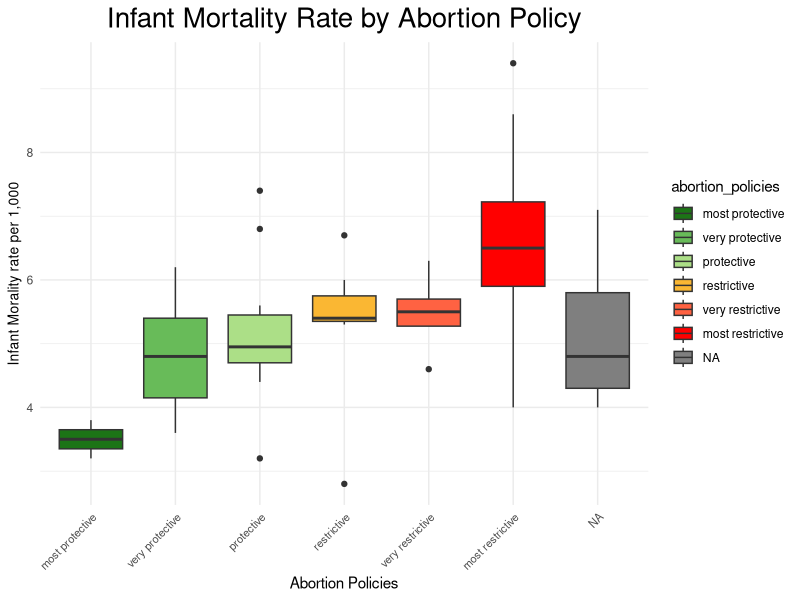
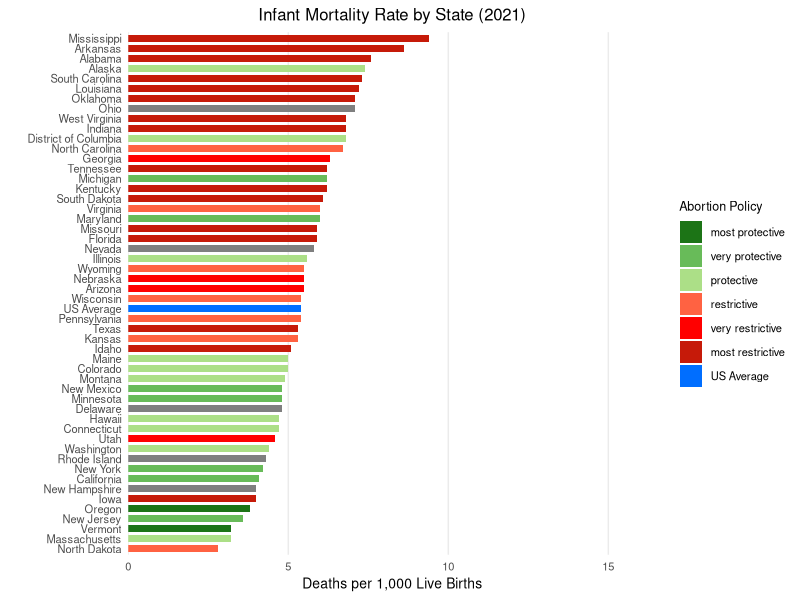
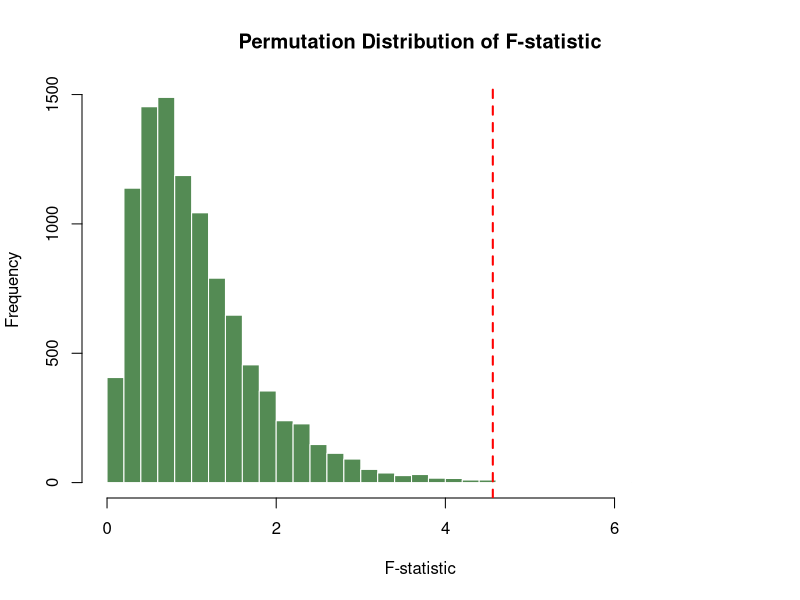

Source code (R) for these figures, in order:
## ---- chunk 1
library(tidyverse)
df <- read_csv("../data/clean_data/merged_data.csv", show_col_types = FALSE)
df <- df[!is.na(df$abortion_policies), ]
df_test <- df[df$State != "US", ]
df$abortion_policies <- factor(df$abortion_policies, 
                              levels = c("most protective", "very protective", 
                                         "protective", "some restriction /protections", "restrictive", "very restrictive", "most restrictive"))

# Box plot for Infant Mortality Rate
ggplot(df, aes(x = abortion_policies, y = infant_mortality_2021, fill=abortion_policies)) +
  geom_boxplot() +
  theme_minimal() +
  theme(axis.text.x = element_text(size = 8, angle = 45, hjust = 1),
        axis.title.y = element_text(size = 10)) + 
  scale_fill_manual(values = c("#1c7416", "#68bb59", "#acdf87", "#fab733", "#ff6242", "#ff0000", "#c61a09")) +
  labs(x = "Abortion Policies", 
       y = "Infant Morality rate per 1,000",
       title = "Infant Mortality Rate by Abortion Policy") +
  theme(plot.title = element_text(size = 20, hjust = 0.5))
## ---- chunk 2

df_filtered <- df %>%
  filter(!is.na(`infant_mortality_2021`)) %>%
  bind_rows(tibble(
    State = "US Average",  # Removed c() since only adding one value
    `infant_mortality_2021` = 5.4,
    abortion_policies = "US Average"  # Removed "most restrictive" since only adding US Average
  ))

policy_levels <- c(
  "most protective",
  "very protective", 
  "protective",
  "some restrictions/protections",
  "restrictive",
  "very restrictive",
  "most restrictive",
  "US Average"
)

df_filtered$abortion_policies <- factor(df_filtered$abortion_policies, 
                                      levels = policy_levels)

ggplot(df_filtered, 
       aes(y = reorder(State, `infant_mortality_2021`),
           x = `infant_mortality_2021`,
           fill = abortion_policies)) +
  geom_bar(stat = "identity", width = 0.7) +
  scale_fill_manual(
    values = c(
      "most protective" = "#1c7416",
      "very protective" = "#68bb59",
      "protective" = "#acdf87",
      "some restrictions/protections" = "#fab733",
      "restrictive" = "#ff6242",
      "very restrictive" = "#ff0000",
      "most restrictive" = "#c61a09",
      "US Average" = "#006eff"
    ),
    breaks = policy_levels
  ) +
  theme_minimal() +
  labs(
    title = "Infant Mortality Rate by State (2021)",  # Made title more concise
    x = "Deaths per 1,000 Live Births",  # Corrected units
    y = "",
    fill = "Abortion Policy"
  ) +
  theme(
    plot.title = element_text(hjust = 0.5, size = 12),
    axis.title.x = element_text(size = 10),
    axis.text.y = element_text(size = 8),
    axis.text.x = element_text(size = 8),
    legend.position = "right",
    legend.title = element_text(size = 9),
    legend.text = element_text(size = 8),
    panel.grid.major.y = element_blank(),
    panel.grid.minor = element_blank(),
    plot.background = element_rect(fill = "white", color = NA),
    panel.background = element_rect(fill = "white", color = NA)
  ) +
  scale_x_continuous(
    limits = c(0, 15),
    breaks = seq(0, 15, by = 5),  # Changed to increments of 5 for better readability
    expand = expansion(mult = c(0, 0.1))
  )

## ---- chunk 3
# Kruskal-Wallis test
kruskal.test(infant_mortality_2021 ~ abortion_policies, data = df)

## ---- chunk 4
# Permutation Test
N <- 10000 

# Observed ANOVA F-statistic
observed_anova <- aov(infant_mortality_2021 ~ abortion_policies, data = df)
observed_F <- summary(observed_anova)[[1]][["F value"]][1]

# Permutation loop
set.seed(1234) 
perm_F <- numeric(N)

for (i in 1:N) {
  # Permute the response variable
  permuted_data <- df
  permuted_data$infant_mortality_2021 <- sample(permuted_data$infant_mortality_2021)
  
  # Perform ANOVA on permuted data
  perm_anova <- aov(infant_mortality_2021 ~ abortion_policies, data = permuted_data)
  perm_F[i] <- summary(perm_anova)[[1]][["F value"]][1]
}

# Calculate p-value
p_value <- mean(perm_F >= observed_F)

cat("Observed F-statistic:", observed_F, "\n")
cat("Permutation Test p-value:", p_value, "\n")

# Plot the permutation F-statistics
hist(perm_F, 
     breaks = 30, 
     main = "Permutation Distribution of F-statistic", 
     xlab = "F-statistic", 
     col = "palegreen4",  
     border = "white")    

# F-statistic line 
abline(v = observed_F, 
       col = "red",       
       lwd = 2, 
       lty = 2)
